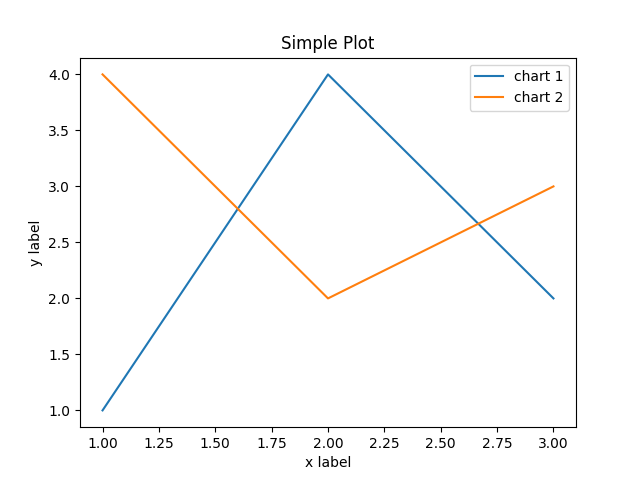

Write the Python code that produced this figure.
import matplotlib.pyplot as plt

(fig, ax) = plt.subplots()
ax.plot([1, 2, 3, ], [1, 4, 2, ], label='chart 1')
ax.plot([1, 2, 3, ], [4, 2, 3, ], label='chart 2')
ax.set_xlabel('x label')
ax.set_ylabel('y label')
ax.set_title("Simple Plot")
ax.legend()
plt.show()
